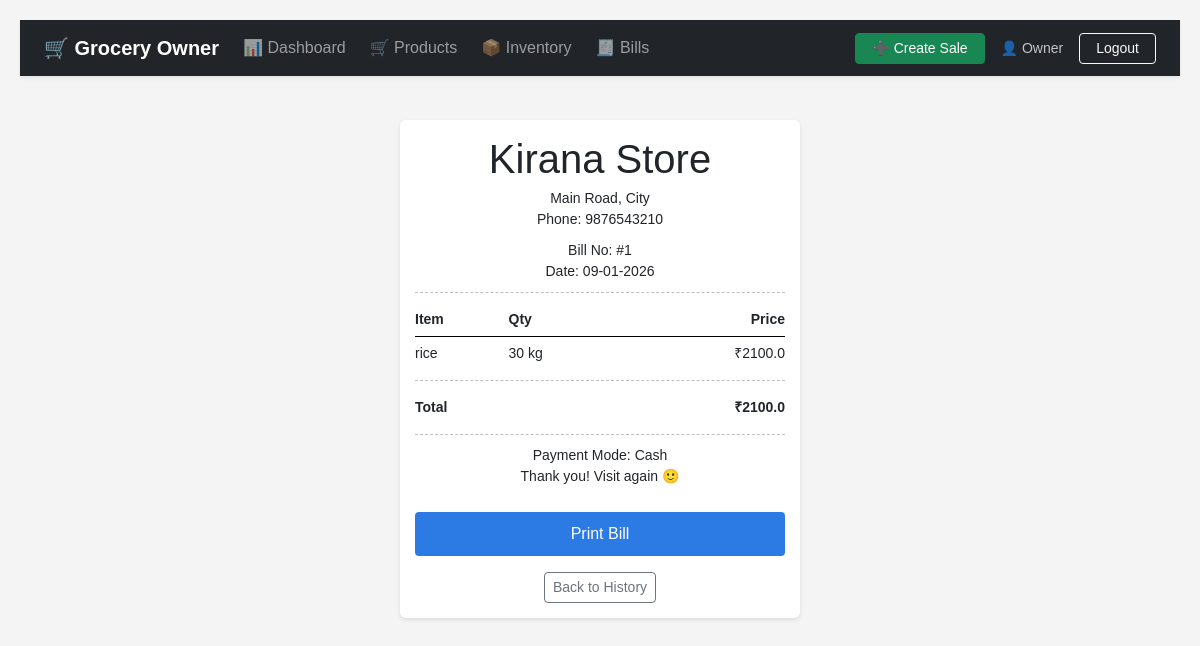
Page /bill?sale_id=1 on the committed database.
### models.py (models this page shows)
class Sale(db.Model):
    __tablename__ = 'sales'
    sale_id = db.Column(db.Integer, primary_key=True)
    total_amount = db.Column(db.Float, nullable=False)
    created_at = db.Column(db.DateTime, default=datetime.utcnow)
    payment_mode = db.Column(db.String(50), nullable=True) # Cash, URI
    items = db.relationship(
        'SaleItem',
        backref='sale',
        cascade='all, delete-orphan'
    )

class SaleItem(db.Model):
    __tablename__ = 'sale_items'
    item_id = db.Column(db.Integer, primary_key=True)
    sale_id = db.Column(
        db.Integer,
        db.ForeignKey('sales.sale_id', ondelete='CASCADE'),
        nullable=False
    )
    product_id = db.Column(
        db.Integer,
        db.ForeignKey('products.product_id', ondelete='CASCADE'),
        nullable=False
    )
    inventory_id = db.Column(
        db.Integer,
        db.ForeignKey('inventory.inventory_id', ondelete='CASCADE'),
        nullable=False
    )
    quantity = db.Column(db.Integer, nullable=False)
    price = db.Column(db.Float, nullable=False)
    product = db.relationship('Product')

class Product(db.Model):
    __tablename__ = 'products'
    product_id = db.Column(db.Integer, primary_key=True)
    product_name = db.Column(db.String(200), nullable=False)
    rate = db.Column(db.Float, nullable=False)
    unit = db.Column(db.String(50), nullable=False)  # kg / litre / pcs
    profit = db.Column(db.Float, nullable=False, default=0.0)
    inventory = db.relationship(
        'Inventory',
        backref='product',
        uselist=False,
        cascade='all, delete-orphan'
    )

### app.py (the view)
@app.route('/bill')
def bill():
    sale_id = request.args.get('sale_id')
    current_date = datetime.now().strftime('%d-%m-%Y')
    if sale_id:
        sale = Sale.query.get(sale_id)
        if sale:
            sale_items = SaleItem.query.filter_by(sale_id=sale_id).all()
            return render_template("bill.html", sale=sale, sale_items=sale_items, current_date=current_date)
    all_sales = Sale.query.order_by(Sale.created_at.desc()).all()
    return render_template("bill.html", all_sales=all_sales, current_date=current_date)

### app.py (called while the page is built)
@app.before_request
def log_request_info():
    print(f"\n[{datetime.now().strftime('%Y-%m-%d %H:%M:%S')}] {request.method} {request.path}")
    if request.method == 'POST':
        print(f"POST Data: {dict(request.form)}")
    print("-" * 50)

### templates/bill.html (shortened to what this page needs)
{% extends "base.html" %}
{% block content %}
{% include 'owner-navbar.html' %}
<div class="page-container">
  <div class="bill">
    <h1>Kirana Store</h1>
    <div class="store-info">
      Main Road, City<br>
      Phone: 9876543210
    </div>
    <div class="bill-info">
      Bill No: #{{ sale.sale_id if sale else 'N/A' }}<br>
      Date: {{ current_date if current_date else 'N/A' }}
    </div>
    <hr>
    <table>
      <tr>
        <th>Item</th>
        <th>Qty</th>
        <th class="right">Price</th>
      </tr>
      {% if sale and sale_items %}
      {% for item in sale_items %}
      <tr>
        <td>{{ item.product.product_name }}</td>
        <td>{{ item.quantity }} {{ item.product.unit }}</td>
        <td class="right">₹{{ item.price }}</td>
      </tr>
      {% endfor %}
      {% else %}
      <tr>
        <td colspan="3" class="text-center">No items in this bill</td>
      </tr>
      {% endif %}
    </table>
    <hr>
    <table>
      <tr class="total">
        <td>Total</td>
        <td class="right">₹{{ sale.total_amount if sale else '0' }}</td>
      </tr>
    </table>
    <hr>
    <div class="bill-info">
      Payment Mode: Cash<br>
      Thank you! Visit again 🙂
    </div>
    <button class="print-btn" onclick="window.print()">Print Bill</button>
    <div class="text-center mt-3">
      <a href="{{ url_for('bill') }}" class="btn btn-sm btn-outline-secondary d-print-none">Back to History</a>
    </div>
  </div>
</div>
{% endblock content %}

### templates/base.html (style rules this page uses)
body { background: linear-gradient(120deg,#f6f9fc,#eef2f7); font-family: "Segoe UI", sans-serif; }
.page-container { max-width: 1200px; margin: auto; padding: 20px; }

### templates/bill.html (style rules this page uses)
body { font-family: Arial, sans-serif; background: #f4f4f4; padding: 20px; }
.bill { max-width: 400px; margin: auto; background: #ffffff; padding: 15px; border-radius: 6px; box-shadow: 0 2px 4px rgba(0, 0, 0, 0.1); }
h1 { text-align: center; margin-bottom: 5px; }
.store-info, .bill-info { text-align: center; font-size: 14px; margin-bottom: 10px; }
hr { border: none; border-top: 1px dashed #000; margin: 10px 0; }
table { width: 100%; border-collapse: collapse; font-size: 14px; }
th, td { padding: 6px 0; text-align: left; }
th { border-bottom: 1px solid #000; }
.right { text-align: right; }
.total { font-weight: bold; }
.print-btn { margin-top: 15px; width: 100%; padding: 10px; font-size: 16px; background: #2c7be5; color: #fff; border: none; border-radius: 4px; cursor: pointer; }

### rows in the picture
Sale: sale_id "1", total_amount "2100.0"
SaleItem: product.product_name "rice", quantity "30", product.unit "kg", price "2100.0"
